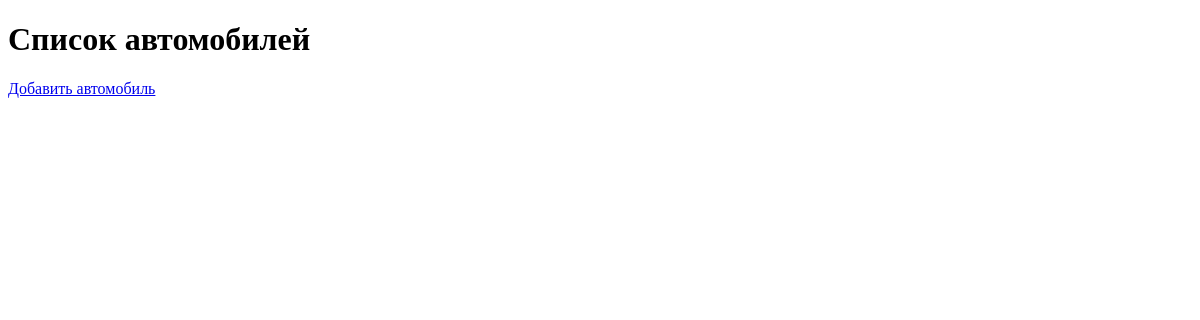
Page /cars/ on the earlier database version.
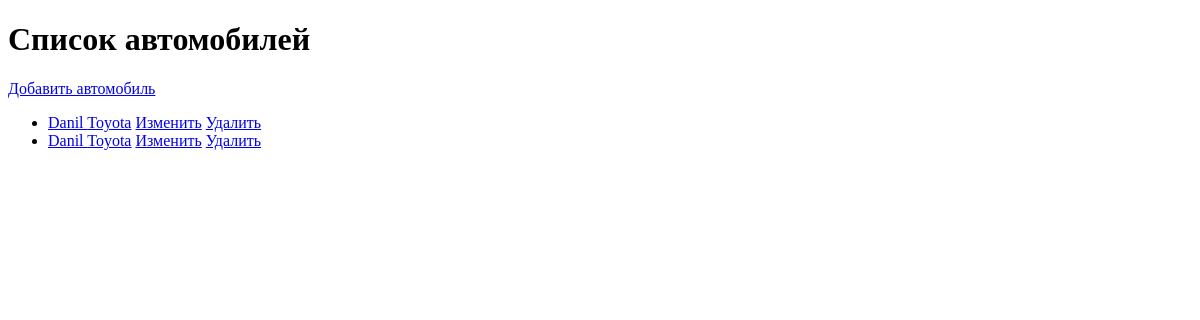
Same page on the later database version.
### inventory/models.py (models this page shows, shortened)
class Car(models.Model):
    manufacturer = models.ForeignKey(Manufacturer, on_delete=models.CASCADE)
    model = models.CharField(max_length=100)
    year = models.PositiveIntegerField()
    price = models.DecimalField(max_digits=10, decimal_places=2)
    in_stock = models.BooleanField(default=True)

class Manufacturer(models.Model):
    name = models.CharField(max_length=100, unique=True)
    country = models.CharField(max_length=100)

### inventory/views.py (the view)
# urls.py: path('cars/', CarListView.as_view(), name='car-list'),
class CarListView(ListView):
    model = Car
    template_name = 'car_list.html'
    context_object_name = 'cars'

### inventory/templates/car_list.html (shortened to what this page needs)
<!DOCTYPE html>
<html lang="ru">
<head>
</head>
<body>
    <h1>Список автомобилей</h1>
    <a href="{% url 'car-create' %}">Добавить автомобиль</a>
    <ul>
        {% for car in cars %}
            <li>
                <a href="{% url 'car-detail' car.pk %}">{{ car.manufacturer.name }} {{ car.model }}</a>
                <a href="{% url 'car-update' car.pk %}">Изменить</a>
                <a href="{% url 'car-delete' car.pk %}">Удалить</a>
            </li>
        {% endfor %}
    </ul>
</body>
</html>

Differences in the rows shown:
added Car: manufacturer.name "Danil", model "Toyota"
added Car: manufacturer.name "Danil", model "Toyota"
